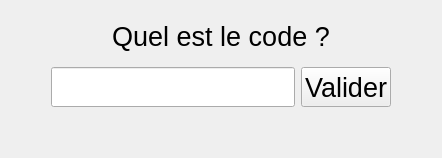
          <widget class="QWidget" name="Code_seconde_chance">
           <layout class="QVBoxLayout" name="verticalLayout_7">
            <item alignment="Qt::AlignHCenter">
             <widget class="QLabel" name="label_question_code_sc">
              <property name="sizePolicy">
               <sizepolicy hsizetype="Preferred" vsizetype="Preferred">
                <horstretch>0</horstretch>
                <verstretch>0</verstretch>
               </sizepolicy>
              </property>
              <property name="minimumSize">
               <size>
                <width>0</width>
                <height>50</height>
               </size>
              </property>
              <property name="font">
               <font>
                <pointsize>20</pointsize>
               </font>
              </property>
              <property name="text">
               <string>Quel est le code ?</string>
              </property>
              <property name="scaledContents">
               <bool>false</bool>
              </property>
              <property name="alignment">
               <set>Qt::AlignCenter</set>
              </property>
             </widget>
            </item>
            <item>
             <layout class="QHBoxLayout" name="horizontalLayout_2">
              <item>
               <spacer name="horizontalSpacer_10">
                <property name="orientation">
                 <enum>Qt::Horizontal</enum>
                </property>
                <property name="sizeHint" stdset="0">
                 <size>
                  <width>40</width>
                  <height>20</height>
                 </size>
                </property>
               </spacer>
              </item>
              <item>
               <widget class="QLineEdit" name="ligne_code_sc">
                <property name="sizePolicy">
                 <sizepolicy hsizetype="Preferred" vsizetype="Fixed">
                  <horstretch>0</horstretch>
                  <verstretch>0</verstretch>
                 </sizepolicy>
                </property>
                <property name="minimumSize">
                 <size>
                  <width>200</width>
                  <height>40</height>
                 </size>
                </property>
                <property name="font">
                 <font>
                  <pointsize>20</pointsize>
                 </font>
                </property>
                <property name="alignment">
                 <set>Qt::AlignCenter</set>
                </property>
               </widget>
              </item>
              <item>
               <widget class="QPushButton" name="bouton_ok">
                <property name="sizePolicy">
                 <sizepolicy hsizetype="Preferred" vsizetype="Preferred">
                  <horstretch>0</horstretch>
                  <verstretch>0</verstretch>
                 </sizepolicy>
                </property>
                <property name="minimumSize">
                 <size>
                  <width>50</width>
                  <height>40</height>
                 </size>
                </property>
                <property name="font">
                 <font>
                  <pointsize>20</pointsize>
                 </font>
                </property>
                <property name="text">
                 <string>Valider</string>
                </property>
               </widget>
              </item>
              <item>
               <spacer name="horizontalSpacer_11">
                <property name="orientation">
                 <enum>Qt::Horizontal</enum>
                </property>
                <property name="sizeHint" stdset="0">
                 <size>
                  <width>40</width>
                  <height>20</height>
                 </size>
                </property>
               </spacer>
              </item>
             </layout>
            </item>
            <item>
             <spacer name="verticalSpacer_7">
              <property name="orientation">
               <enum>Qt::Vertical</enum>
              </property>
              <property name="sizeHint" stdset="0">
               <size>
                <width>20</width>
                <height>40</height>
               </size>
              </property>
             </spacer>
            </item>
           </layout>
          </widget>
